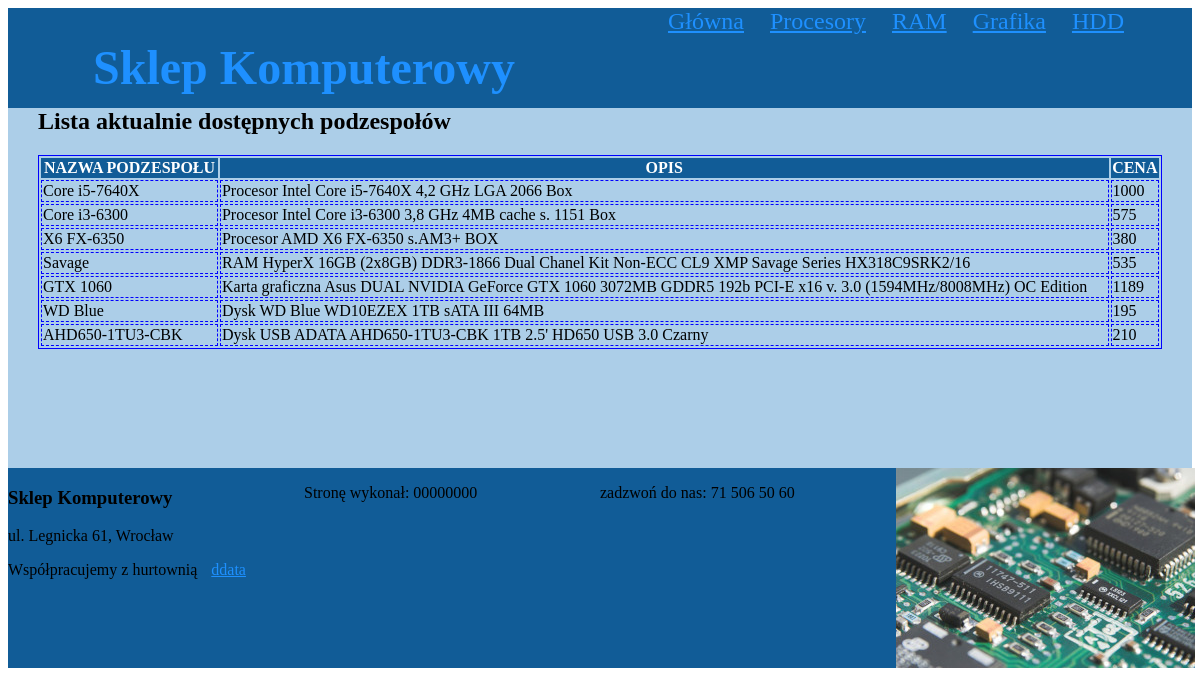
The app's page /E14/01-2021/index.php with its own data.
### tables this page shows
CREATE TABLE `podzespoly` (
  `id` int(10) UNSIGNED NOT NULL,
  `typy_id` int(10) UNSIGNED NOT NULL,
  `producenci_id` int(10) UNSIGNED NOT NULL,
  `nazwa` text,
  `opis` text,
  `dostepnosc` tinyint(1) DEFAULT NULL,
  `cena` float NOT NULL
);

### E14/01-2021/index.php (the view, shortened to what this page needs)
<!DOCTYPE html>
<html lang="pl-PL">
<head>
    <link rel="stylesheet" href="styl_1.css">
</head>
<body>
    <header id="logo">
        <h1>Sklep Komputerowy</h1>
    </header>
    <nav id="menu">
        <a href="./index.php">Główna</a>
        <a href="./procesory.html">Procesory</a>
        <a href="./ram.html">RAM</a>
        <a href="./grafika.html">Grafika</a>
        <a href="./hdd.html">HDD</a>
    </nav>
    <main id="glowny">
        <h2>Lista aktualnie dostępnych podzespołów</h2>
        <table>
            <tr><th>NAZWA PODZESPOŁU</th><th>OPIS</th><th>CENA</th></tr>
            <?php
                $polaczenie = new mysqli('localhost', 'root', '', 'sklep');
                $zapytanie1 = 'SELECT nazwa, opis, cena FROM podzespoly WHERE dostepnosc = 1;';
                $wynik1 = $polaczenie->query($zapytanie1);
                while($wiersz1 = $wynik1->fetch_assoc()){
                    echo '<tr><td>' . $wiersz1['nazwa'] . '</td><td>' . $wiersz1['opis'] . '</td><td>' . $wiersz1['cena'] . '</td></tr>';
                }
            ?>
        </table>
    </main>
    <footer id="stopka-1">
        <h3>Sklep Komputerowy</h3>
        <p>ul. Legnicka 61, Wrocław</p>
        <p>Współpracujemy z hurtownią <a href="http://www.ddata.pl/" target="_blank">ddata</a></p>
    </footer>
    <footer id="stopka-2">
        <p>Stronę wykonał: 00000000</p>
    </footer>
    <footer id="stopka-3">
        <p>zadzwoń do nas: 71 506 50 60</p>
    </footer>
    <footer id="stopka-4">
        <img src="./sklep.jpg" alt="sklep komputerowy">
    </footer>
</body>
</html>

### E14/01-2021/styl_1.css (style rules this page uses)
body, html { font-family: Tahoma; }
#logo, #menu { background: #115C97; color: dodgerblue; height: 100px; width: 50%; text-align: center; font-size: 150%; float: left; }
#glowny { background: #ACCEE8; height: 400px; padding: 30px; }
footer { background: #115C97; height: 200px; width: 25%; float: left; }
a { color: dodgerblue; margin: 10px; }
table { width: 100%; border: 1px solid blue; }
th { background: #115C97; color: white; }
td { border: 1px dashed blue }

### records on screen
podzespoly: nazwa "Core i5-7640X", opis "Procesor Intel Core i5-7640X 4,2 GHz LGA 2066 Box", cena "1000"
podzespoly: nazwa "Core i3-6300", opis "Procesor Intel Core i3-6300 3,8 GHz 4MB cache s. 1151 Box", cena "575"
podzespoly: nazwa "X6 FX-6350", opis "Procesor AMD X6 FX-6350 s.AM3+ BOX", cena "380"
podzespoly: nazwa "Savage", opis "RAM HyperX 16GB (2x8GB) DDR3-1866 Dual Chanel Kit Non-ECC CL9 XMP Savage Series HX318C9SRK2/16", cena "535"
podzespoly: nazwa "GTX 1060", opis "Karta graficzna Asus DUAL NVIDIA GeForce GTX 1060 3072MB GDDR5 192b PCI-E x16 v. 3.0 (1594MHz/8008MHz) OC Edition", cena "1189"
podzespoly: nazwa "WD Blue", opis "Dysk WD Blue WD10EZEX 1TB sATA III 64MB", cena "195"
podzespoly: nazwa "AHD650-1TU3-CBK", opis "Dysk USB ADATA AHD650-1TU3-CBK 1TB 2.5' HD650 USB 3.0 Czarny", cena "210"
